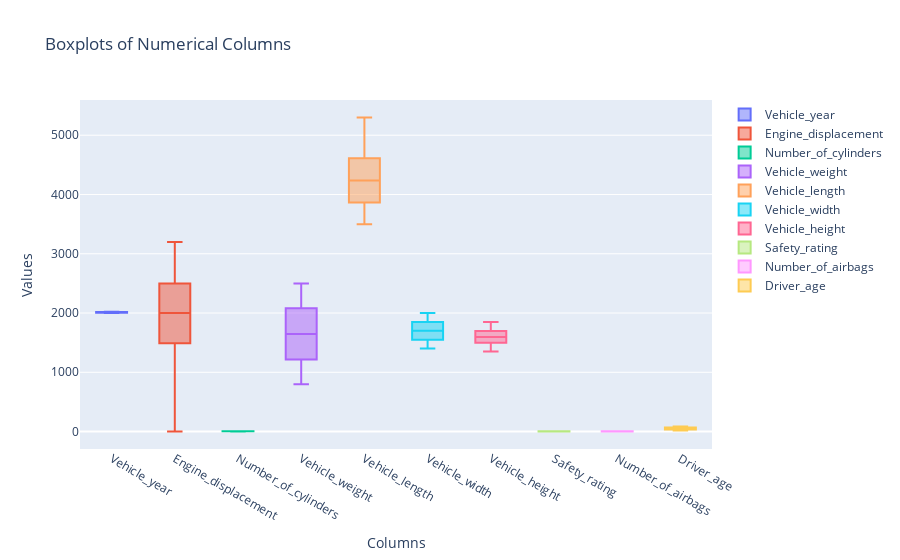

The cell this chart's notebook holds for it:
### Code cell
import plotly.graph_objects as go
fig = go.Figure()
for col in num_cols:
    fig.add_trace(go.Box(y=data[col], name=col))
fig.update_layout(
    title='Boxplots of Numerical Columns',
    xaxis_title='Columns',
    yaxis_title='Values',
    hovermode='closest'  # Set hovermode to 'closest' to highlight the closest point to the cursor
)
fig.show()

### Figure 1 — Plotly figure (JSON) as saved in the notebook; plotly's stock layout.template omitted (floating-point values rounded to 4 significant figures; data arrays with more than 128 entries replaced by an {"elided": "..."} marker saying what was removed)
{"data": [{"name": "Vehicle_year", "type": "box", "y": {"elided": "10028 int values"}}, {"name": "Engine_displacement", "type": "box", "y": {"elided": "10028 int values"}}, {"name": "Number_of_cylinders", "type": "box", "y": {"elided": "10028 int values"}}, {"name": "Vehicle_weight", "type": "box", "y": {"elided": "10028 int values"}}, {"name": "Vehicle_length", "type": "box", "y": {"elided": "10028 int values"}}, {"name": "Vehicle_width", "type": "box", "y": {"elided": "10028 int values"}}, {"name": "Vehicle_height", "type": "box", "y": {"elided": "10028 int values"}}, {"name": "Safety_rating", "type": "box", "y": {"elided": "10028 int values"}}, {"name": "Number_of_airbags", "type": "box", "y": {"elided": "10028 int values"}}, {"name": "Driver_age", "type": "box", "y": {"elided": "10028 int values"}}], "layout": {"hovermode": "closest", "title": {"text": "Boxplots of Numerical Columns"}, "xaxis": {"title": {"text": "Columns"}}, "yaxis": {"title": {"text": "Values"}}}}
